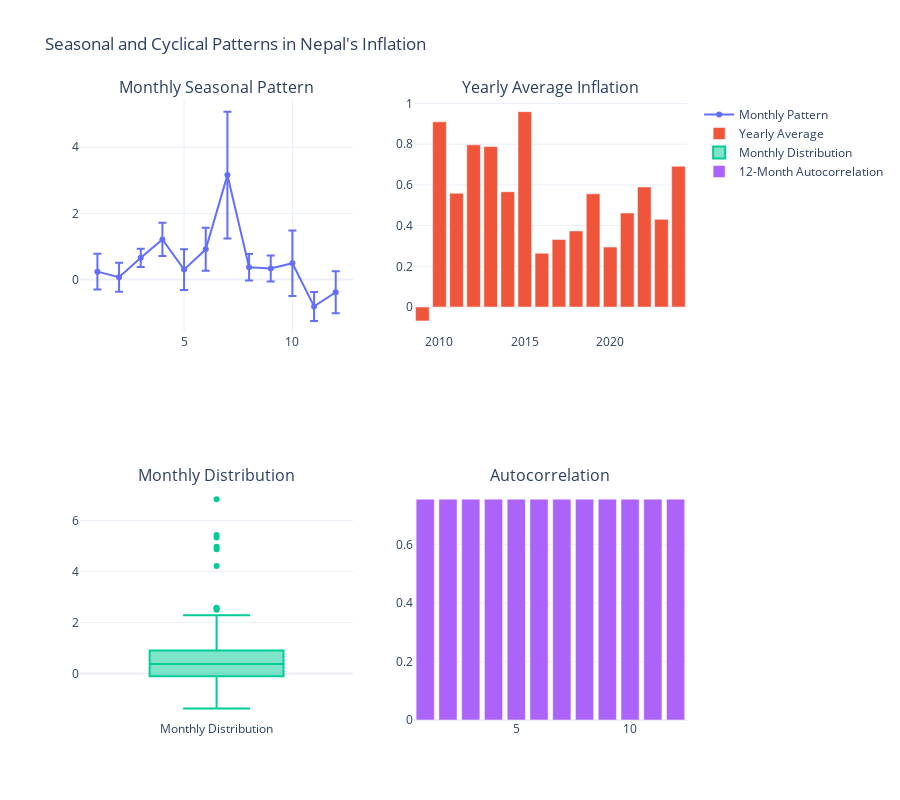

Notebook code for this chart:
### Code cell
# ## 3. Seasonal Patterns and Cyclical Analysis
def plot_seasonal_analysis():
    """Create seasonal and cyclical analysis plots"""
    fig = make_subplots(
        rows=2, cols=2,
        subplot_titles=[
            'Monthly Seasonal Pattern',
            'Yearly Average Inflation',
            'Monthly Distribution',
            'Autocorrelation'
        ]
    )
    
    # Monthly pattern
    monthly_avg = df.groupby(df.index.month)['overall_index_mom'].mean()
    monthly_std = df.groupby(df.index.month)['overall_index_mom'].std()
    
    fig.add_trace(
        go.Scatter(x=monthly_avg.index, y=monthly_avg,
                  error_y=dict(type='data', array=monthly_std),
                  name='Monthly Pattern'),
        row=1, col=1
    )
    
    # Yearly averages
    yearly_avg = df.groupby(df.index.year)['overall_index_mom'].mean()
    fig.add_trace(
        go.Bar(x=yearly_avg.index, y=yearly_avg,
               name='Yearly Average'),
        row=1, col=2
    )
    
    # Monthly distribution
    fig.add_trace(
        go.Box(y=df['overall_index_mom'], name='Monthly Distribution'),
        row=2, col=1
    )
    
    # Autocorrelation
    acf = pd.Series(df['overall_index_mom']).autocorr(lag=12)
    fig.add_trace(
        go.Bar(x=list(range(1, 13)), y=[acf]*12,
               name='12-Month Autocorrelation'),
        row=2, col=2
    )
    
    fig.update_layout(
        height=800,
        showlegend=True,
        title_text="Seasonal and Cyclical Patterns in Nepal's Inflation",
        template="plotly_white"
    )
    
    fig.show()

plot_seasonal_analysis()

### Figure 1 — Plotly figure (JSON) as saved in the notebook; plotly's stock layout.template omitted (floating-point values rounded to 4 significant figures; data arrays with more than 128 entries replaced by an {"elided": "..."} marker saying what was removed)
{"data": [{"error_y": {"array": [0.5416, 0.4399, 0.2782, 0.503, 0.6134, 0.6495, 1.919, 0.4008, 0.3925, 0.9907, 0.4377, 0.6325], "type": "data"}, "name": "Monthly Pattern", "type": "scatter", "x": [1, 2, 3, 4, 5, 6, 7, 8, 9, 10, 11, 12], "xaxis": "x", "y": [0.2393, 0.07021, 0.6563, 1.214, 0.3008, 0.9133, 3.158, 0.3696, 0.336, 0.4949, -0.8113, -0.3834], "yaxis": "y"}, {"name": "Yearly Average", "type": "bar", "x": [2009, 2010, 2011, 2012, 2013, 2014, 2015, 2016, 2017, 2018, 2019, 2020, 2021, 2022, 2023, 2024], "xaxis": "x2", "y": [-0.06815, 0.9101, 0.559, 0.7969, 0.7883, 0.5667, 0.9601, 0.2641, 0.3322, 0.3739, 0.5561, 0.2945, 0.4621, 0.5897, 0.431, 0.692], "yaxis": "y2"}, {"name": "Monthly Distribution", "type": "box", "xaxis": "x3", "y": {"elided": "180 float values"}, "yaxis": "y3"}, {"name": "12-Month Autocorrelation", "type": "bar", "x": [1, 2, 3, 4, 5, 6, 7, 8, 9, 10, 11, 12], "xaxis": "x4", "y": [0.7545, 0.7545, 0.7545, 0.7545, 0.7545, 0.7545, 0.7545, 0.7545, 0.7545, 0.7545, 0.7545, 0.7545], "yaxis": "y4"}], "layout": {"annotations": [{"font": {"size": 16}, "showarrow": false, "text": "Monthly Seasonal Pattern", "x": 0.225, "xanchor": "center", "xref": "paper", "y": 1, "yanchor": "bottom", "yref": "paper"}, {"font": {"size": 16}, "showarrow": false, "text": "Yearly Average Inflation", "x": 0.775, "xanchor": "center", "xref": "paper", "y": 1, "yanchor": "bottom", "yref": "paper"}, {"font": {"size": 16}, "showarrow": false, "text": "Monthly Distribution", "x": 0.225, "xanchor": "center", "xref": "paper", "y": 0.375, "yanchor": "bottom", "yref": "paper"}, {"font": {"size": 16}, "showarrow": false, "text": "Autocorrelation", "x": 0.775, "xanchor": "center", "xref": "paper", "y": 0.375, "yanchor": "bottom", "yref": "paper"}], "height": 800, "showlegend": true, "title": {"text": "Seasonal and Cyclical Patterns in Nepal's Inflation"}, "xaxis": {"anchor": "y", "domain": [0, 0.45]}, "xaxis2": {"anchor": "y2", "domain": [0.55, 1]}, "xaxis3": {"anchor": "y3", "domain": [0, 0.45]}, "xaxis4": {"anchor": "y4", "domain": [0.55, 1]}, "yaxis": {"anchor": "x", "domain": [0.625, 1]}, "yaxis2": {"anchor": "x2", "domain": [0.625, 1]}, "yaxis3": {"anchor": "x3", "domain": [0, 0.375]}, "yaxis4": {"anchor": "x4", "domain": [0, 0.375]}}}
